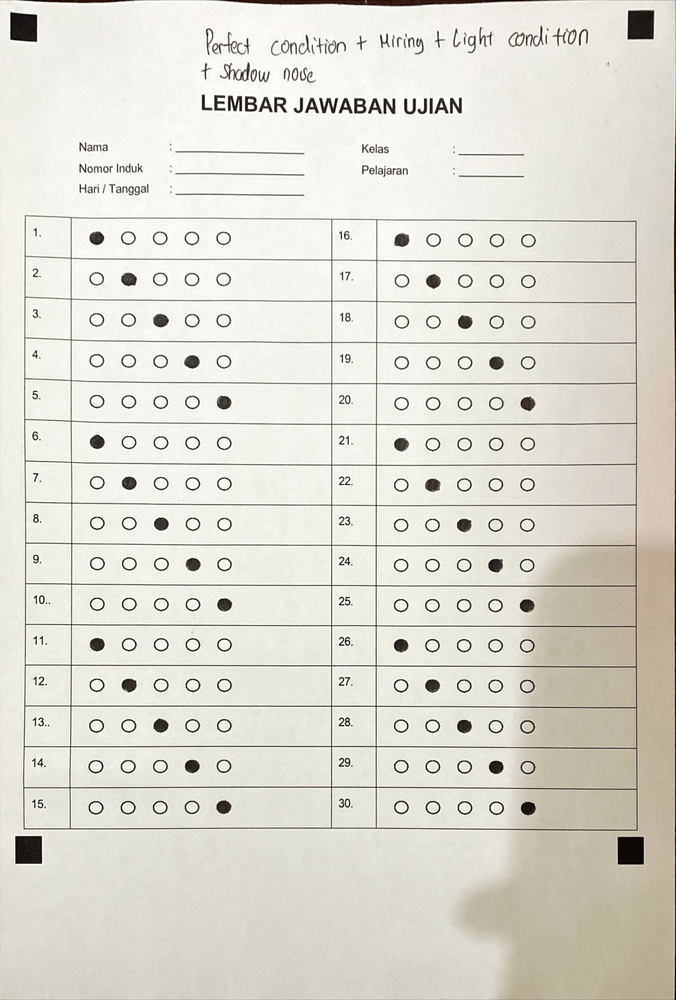
#> input picture sample 2.png, 676 x 1000 px, shrunk from 1353 x 2000 before the run
$ python _diag_zones.py
#> lines starting #> are read from the running program, lines starting #| are printed output that depends on the picture; after the words box and inside, x2 and y2 are one past the last pixel; in counts of white or black regions, pixels touching at a corner belong together
#> further down, img is the input picture: shape (1000, 676, 3); mean B, G, R 210.7, 219.2, 221.8
### omr_core/preprocess.py
import cv2
import numpy as np

def preprocess_for_markers(image):
    # 1. Grayscale
    if len(image.shape) == 3:
        gray = cv2.cvtColor(image, cv2.COLOR_BGR2GRAY)
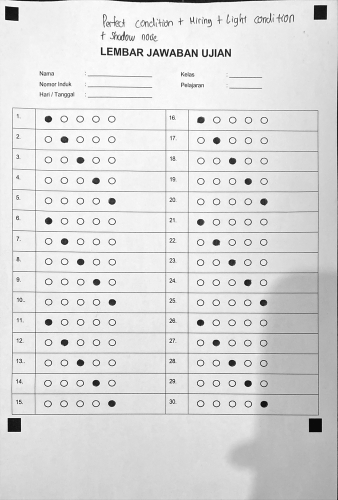
#> gray: shape (1000, 676) (shown at 1/2 size); min 0, max 255, mean 219
    else:
        gray = image.copy()

    # 2. CLAHE — normalize lighting across the image
    clahe = cv2.createCLAHE(clipLimit=2.0, tileGridSize=(8, 8))
    enhanced = clahe.apply(gray)
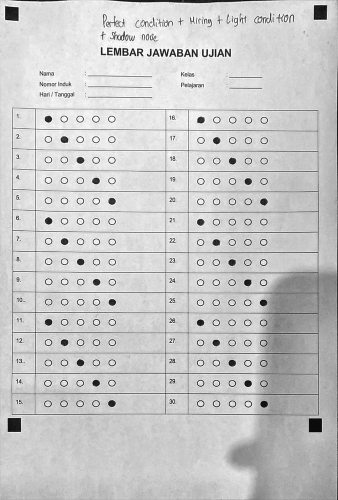
#> enhanced: shape (1000, 676) (shown at 1/2 size); min 1, max 255, mean 200.5

    # 3. Gaussian Blur
    blur = cv2.GaussianBlur(enhanced, (5, 5), 0)

# 4. Adaptive Thresholding
    thresh = cv2.adaptiveThreshold(
        blur,
        255,
        cv2.ADAPTIVE_THRESH_GAUSSIAN_C,
        cv2.THRESH_BINARY_INV,
        75,
        15
    )
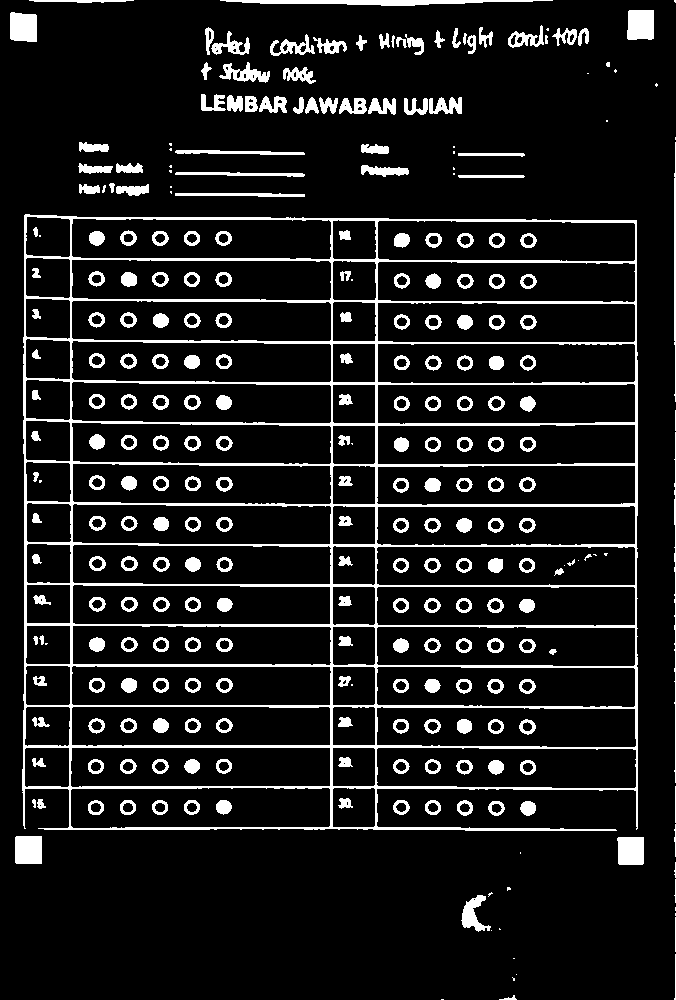
#> thresh: shape (1000, 676); 10.7% white; 289 white regions (40 under 20 px), largest, box (x1, y1, x2, y2) and area: (22, 214, 638, 831) 32699, (220, 0, 553, 6) 1202, (627, 10, 654, 40) 775

    # 5. Morphological Open — remove small noise specks
    kernel_noise = np.ones((3, 3), np.uint8)
    thresh = cv2.morphologyEx(thresh, cv2.MORPH_OPEN, kernel_noise)
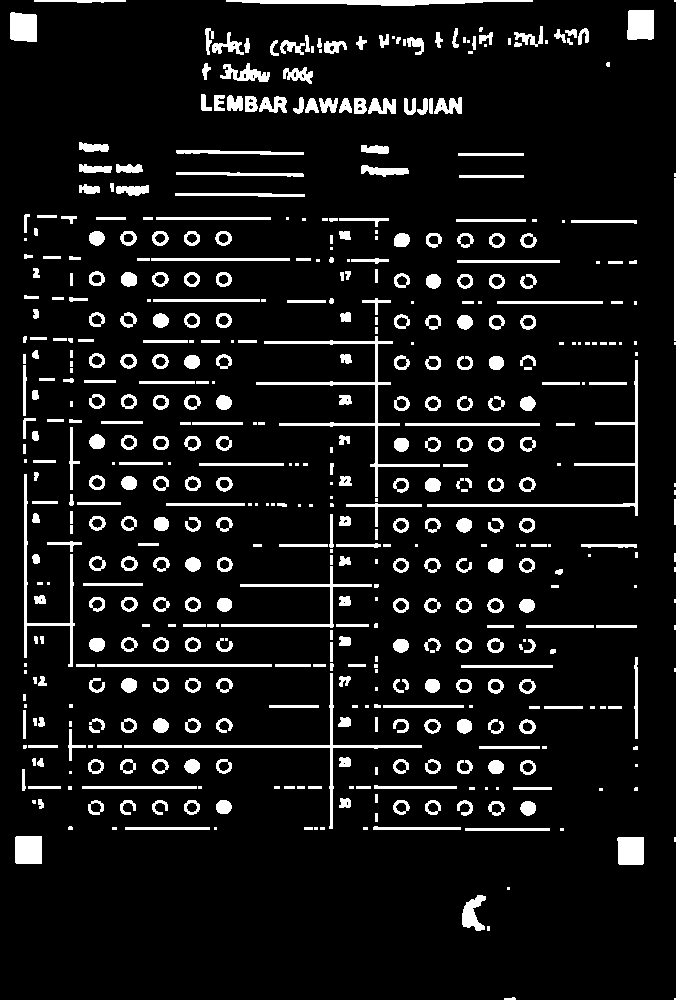
#> thresh: shape (1000, 676); 8.7% white; 534 white regions (131 under 20 px), largest, box (x1, y1, x2, y2) and area: (256, 336, 440, 497) 1832, (427, 360, 638, 516) 1407, (124, 673, 422, 829) 1372

    return thresh

# [25 lines left out: function preprocess_for_answers, not called in this run]

def preprocess_image(image):

    return preprocess_for_markers(image)

### _diag_zones.py
import sys, io
sys.stdout = io.TextIOWrapper(sys.stdout.buffer, encoding='utf-8', errors='replace')
import cv2, numpy as np
from omr_core.preprocess import preprocess_for_markers

img = cv2.imread('sample 2.png')
thresh = preprocess_for_markers(img)
padding = 20
padded = cv2.copyMakeBorder(thresh, padding, padding, padding, padding, cv2.BORDER_CONSTANT, value=0)
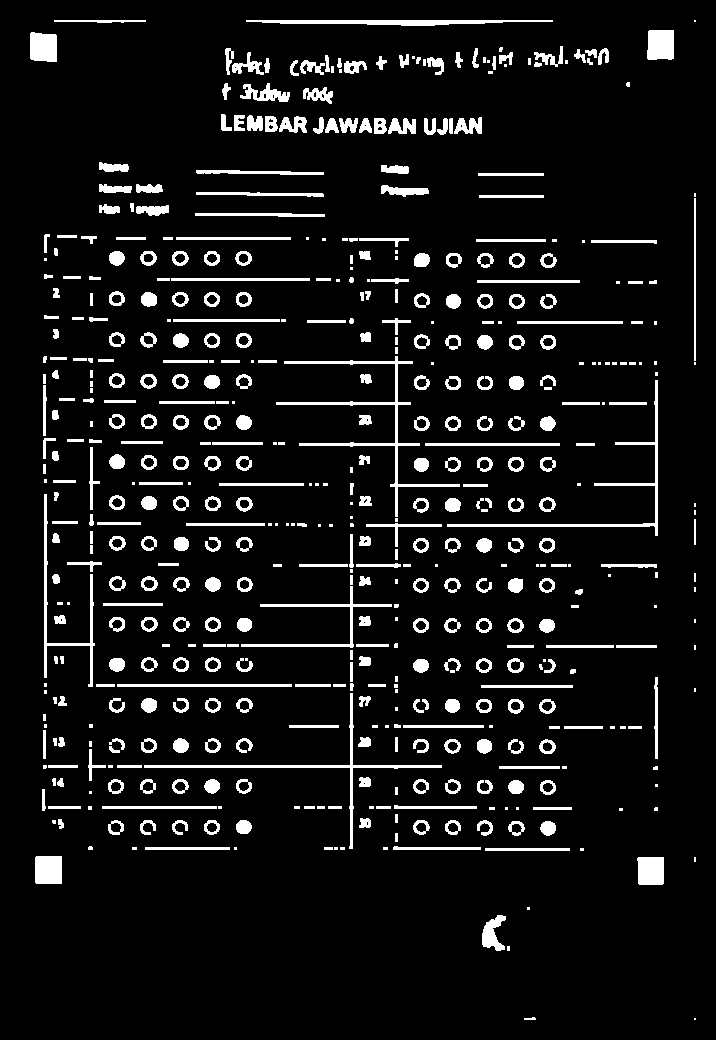
#> padded: shape (1040, 716); 7.9% white; 534 white regions (131 under 20 px)
h_img, w_img = padded.shape[:2]
mid_x, mid_y = w_img // 2, h_img // 2

contours, _ = cv2.findContours(padded, cv2.RETR_LIST, cv2.CHAIN_APPROX_SIMPLE)
#> contours = 652 contours, 199 with area under 20; largest, box (x1, y1, x2, y2) and area: (276, 356, 460, 517) 1234, (447, 380, 658, 536) 944, (144, 693, 442, 849) 920, (246, 20, 553, 26) 868, (647, 30, 674, 60) 721
img_area = h_img * w_img

zones = {'TL': [], 'TR': [], 'BL': [], 'BR': []}
for c in contours:
    area = cv2.contourArea(c)
    if area < 50 or area > (img_area * 0.035):
        continue
    peri = cv2.arcLength(c, True)
    approx = cv2.approxPolyDP(c, 0.05 * peri, True)
    if not (3 <= len(approx) <= 8):
        continue
    x, y, w, h = cv2.boundingRect(approx)
    if h == 0 or w == 0:
        continue
    ar = w / float(h)
    if not (0.4 <= ar <= 2.5):
        continue
    hull = cv2.convexHull(c)
    hull_area = cv2.contourArea(hull)
    if hull_area == 0:
        continue
    sol = area / hull_area
    if sol < 0.7:
        continue
    edge_w = w_img * 0.28
    edge_h = h_img * 0.28
    near_l = x < edge_w
    near_r = (x + w) > (w_img - edge_w)
    near_t = y < edge_h
    near_b = (y + h) > (h_img - edge_h)
    if not ((near_l or near_r) and (near_t or near_b)):
        continue
    M = cv2.moments(c)
    if M['m00'] == 0:
        continue
    cx = int(M['m10'] / M['m00'])
    cy = int(M['m01'] / M['m00'])
    if cx < mid_x and cy < mid_y:
        zone = 'TL'
    elif cx >= mid_x and cy < mid_y:
        zone = 'TR'
    elif cx < mid_x and cy >= mid_y:
        zone = 'BL'
    else:
        zone = 'BR'
    zones[zone].append({'area': area, 'ar': ar, 'sol': sol, 'pos': (x, y), 'approx': approx})
#> this loop made 652 passes
#> (area, peri, approx, x, y, w, h, ar) on passes 7, 8, 25, 28, 36: (677, 103.7, [[638, 857], [638, 883], [662, 884], [663, 857]], 638, 857, 26, 28, 0.929), (701, 104.8, [[36, 856], [35, 882], [61, 883], [61, 856]], 35, 856, 27, 28, 0.964), (91, 36.14, [[110, 824], [119, 823], [120, 831], [113, 832]], 110, 823, 11, 10, 1.1), (165.5, 52.38, [[512, 821], [509, 831], [520, 834], [523, 824]], 509, 821, 15, 14, 1.07), (166, 52.14, [[111, 821], [109, 832], [119, 834], [123, 824]], 109, 821, 15, 14, 1.07)

print('=== ALL CANDIDATES PER ZONE (sample 2.png) ===')
for z in ['TL', 'TR', 'BL', 'BR']:
    candidates = sorted(zones[z], key=lambda c: c['area'], reverse=True)
    print(f'\n{z} ({len(candidates)} candidates):')
    for i, c in enumerate(candidates[:8]):
        tag = ' <-- LARGEST' if i == 0 else ''
        print(f"  area={c['area']:>7.0f}  ar={c['ar']:.2f}  sol={c['sol']:.2f}  pos={c['pos']}{tag}")

$ run again, with IMG_3344.PNG copied over sample 2.png
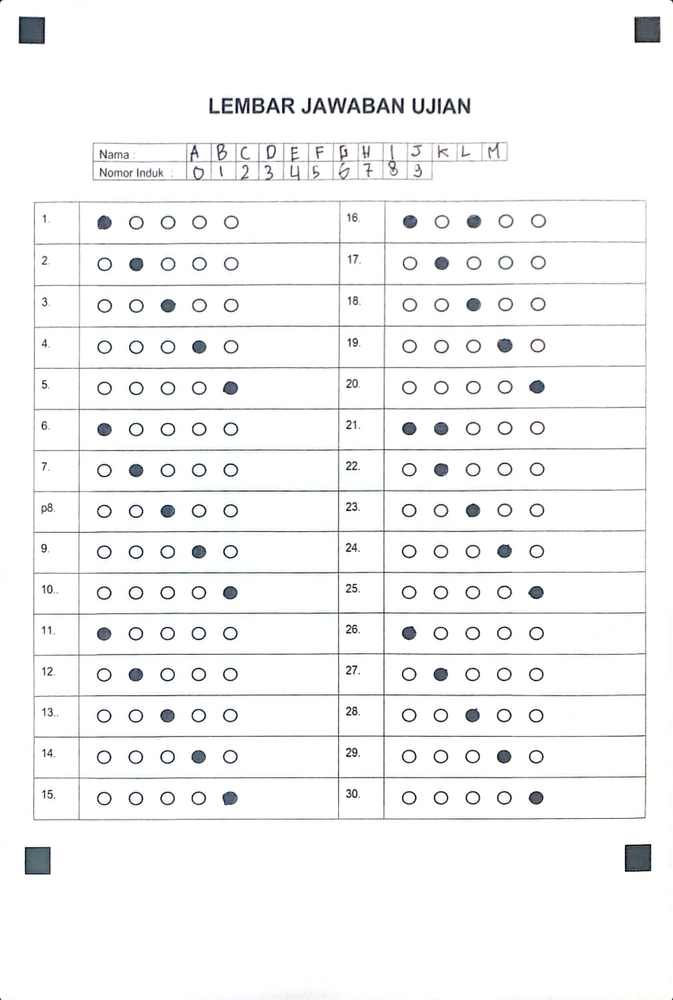
#> input picture IMG_3344.PNG, 673 x 1000 px, shrunk from 828 x 1231 before the run
#> img is the input picture: shape (1000, 673, 3); mean B, G, R 246.3, 246, 245.7
#> in preprocess_for_markers, `thresh = cv2.adaptiveThreshold( blur, 255, cv2.ADAPTIVE_THRESH_GAUSSIA..`:
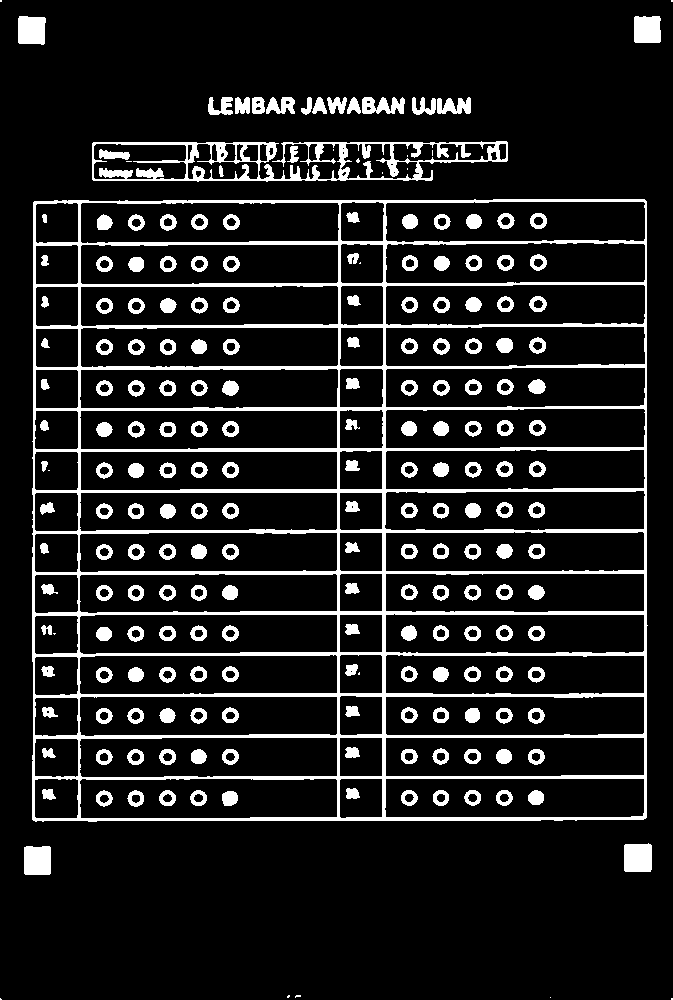
#> thresh: shape (1000, 673); 12.1% white; 218 white regions (18 under 20 px), largest, box (x1, y1, x2, y2) and area: (32, 199, 648, 822) 41926, (92, 141, 508, 182) 5425, (624, 843, 652, 872) 780
#> `padded = cv2.copyMakeBorder(thresh, padding, padding, padding, padding..`:
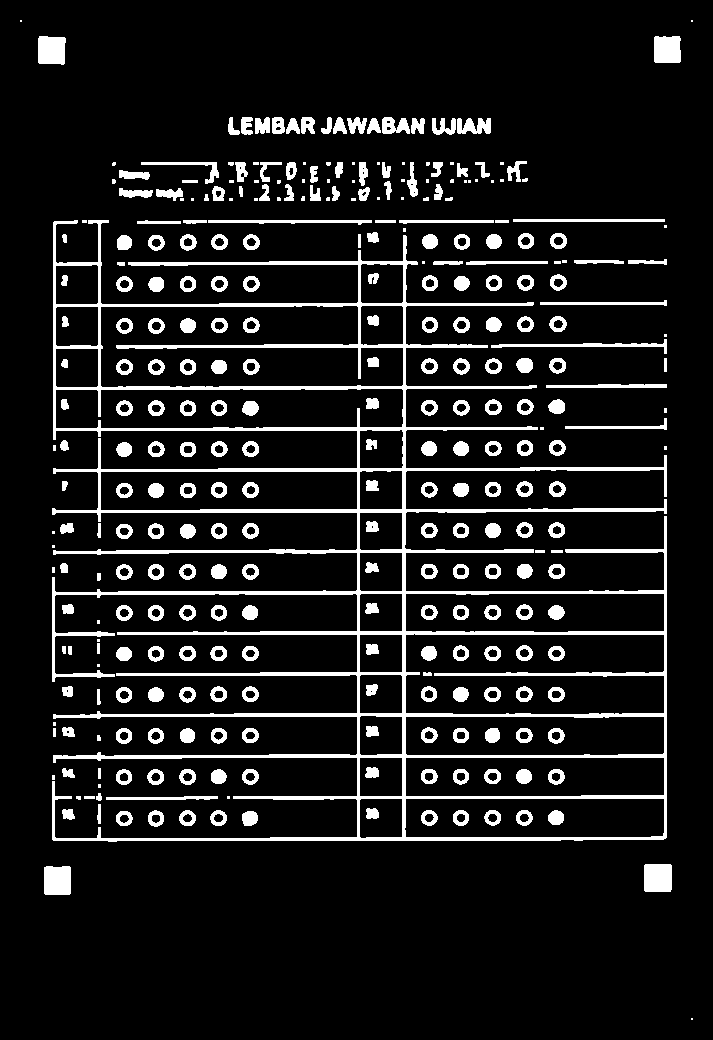
#> padded: shape (1040, 713); 10.5% white; 323 white regions (59 under 20 px)
#> contours = 482 contours, 86 with area under 20; largest, box (x1, y1, x2, y2) and area: (52, 220, 667, 842) 154970, (100, 305, 404, 388) 21768, (405, 633, 665, 715) 20002, (55, 388, 404, 429) 13334, (404, 798, 665, 838) 10084
#> the loop `for c in contours:` made 482 passes
#> (area, peri, approx, x, y, w, h, ar) on passes 2, 3, 22, 42, 43: (716, 106.5, [[44, 867], [44, 893], [69, 894], [70, 867]], 44, 867, 27, 28, 0.964), (726, 105.7, [[645, 864], [644, 890], [670, 891], [671, 865]], 644, 864, 28, 28, 1), (92, 42.14, [[62, 810], [63, 818], [74, 818], [72, 809]], 62, 809, 13, 10, 1.3), (191.5, 52.04, [[551, 770], [549, 781], [560, 783], [563, 772]], 549, 770, 15, 14, 1.07), (171, 48.63, [[521, 769], [516, 778], [526, 783], [531, 774]], 516, 769, 16, 15, 1.07)

$ run again, with IMG_3345.PNG copied over sample 2.png
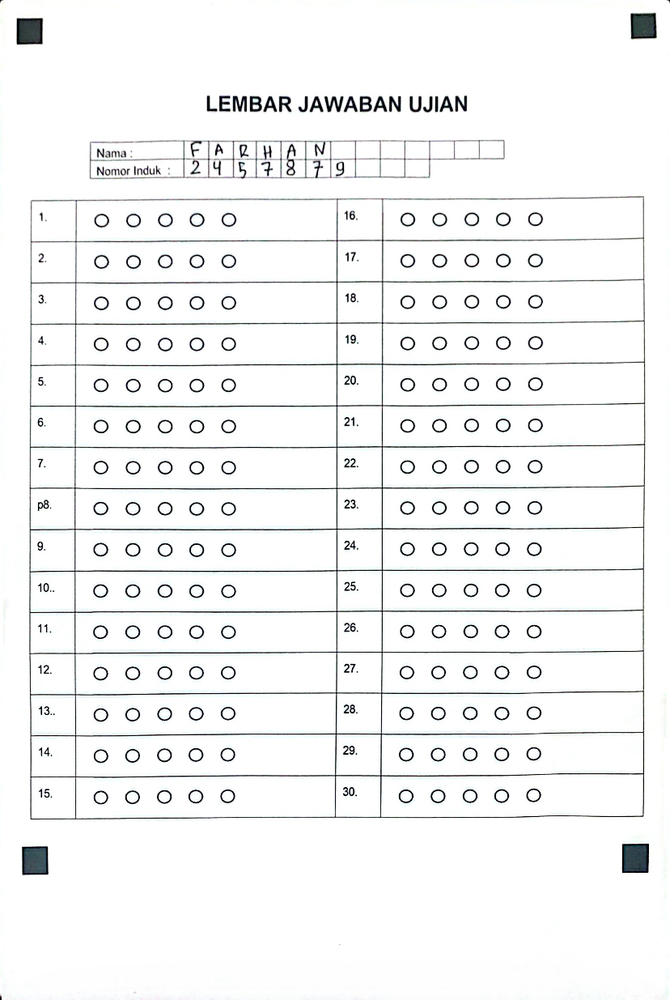
#> input picture IMG_3345.PNG, 670 x 1000 px, shrunk from 828 x 1235 before the run
#> img is the input picture: shape (1000, 670, 3); mean B, G, R 244, 244, 243.3
#> in preprocess_for_markers, `thresh = cv2.adaptiveThreshold( blur, 255, cv2.ADAPTIVE_THRESH_GAUSSIA..`:
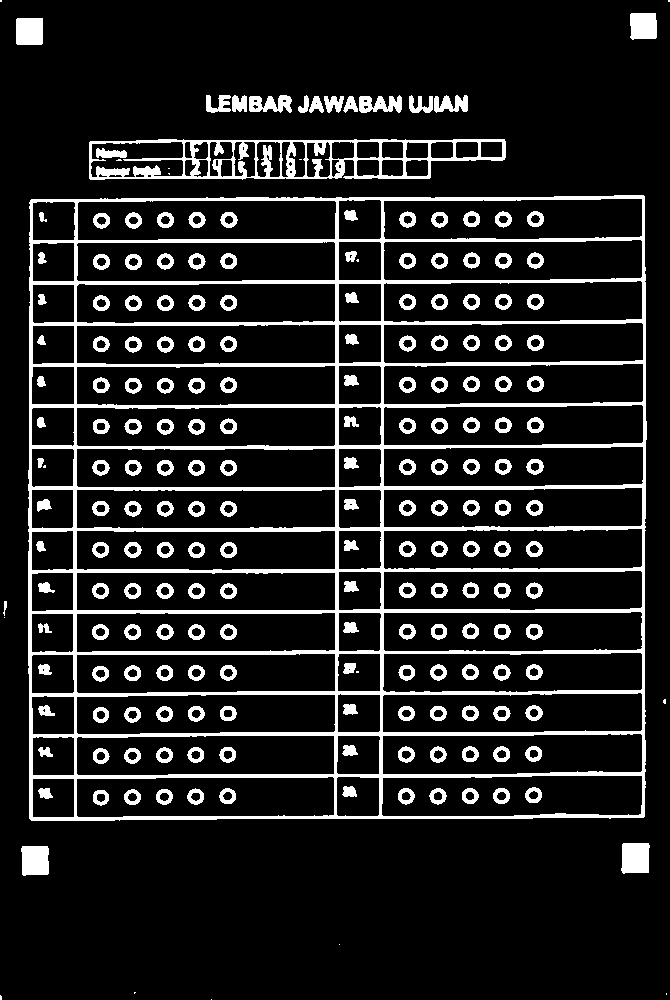
#> thresh: shape (1000, 670); 12.8% white; 214 white regions (16 under 20 px), largest, box (x1, y1, x2, y2) and area: (28, 195, 647, 821) 46806, (89, 139, 506, 180) 5744, (621, 843, 650, 874) 817
#> `padded = cv2.copyMakeBorder(thresh, padding, padding, padding, padding..`:
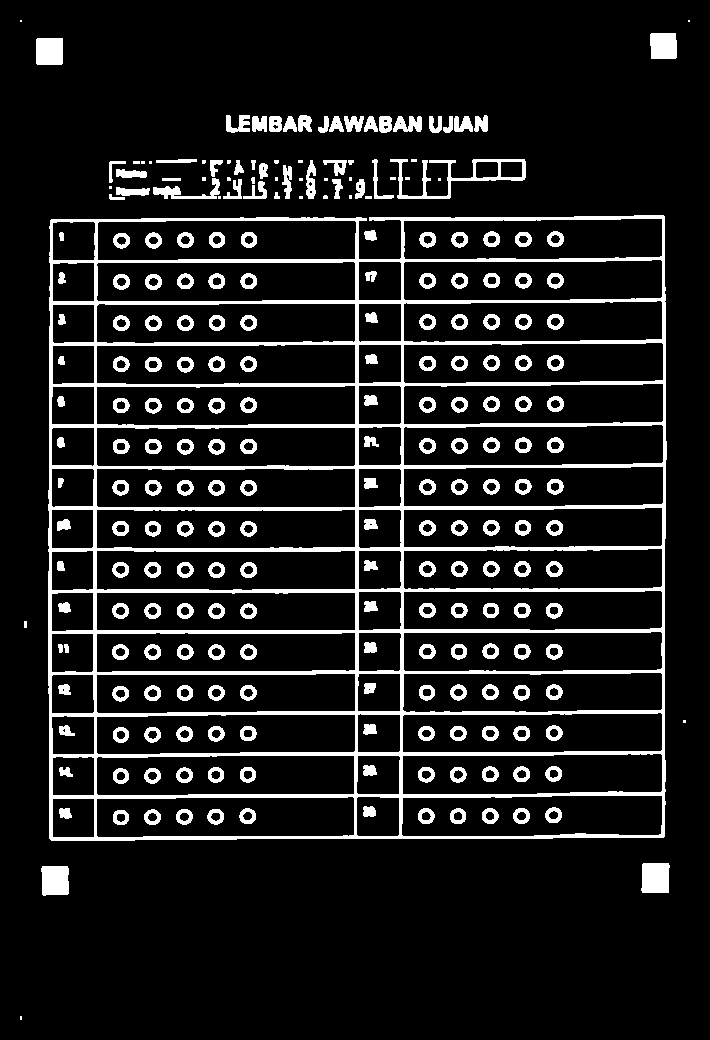
#> padded: shape (1040, 710); 11.4% white; 252 white regions (25 under 20 px)
#> contours = 481 contours, 48 with area under 20; largest, box (x1, y1, x2, y2) and area: (48, 215, 667, 841) 380528, (401, 795, 663, 837) 10202, (97, 220, 357, 261) 10082, (403, 218, 663, 260) 10061, (403, 259, 663, 301) 10037
#> the loop `for c in contours:` made 481 passes
#> (area, peri, approx, x, y, w, h, ar) on passes 2, 3, 16, 18, 23: (727, 109.3, [[42, 866], [42, 894], [67, 894], [67, 866]], 42, 866, 26, 29, 0.897), (759.5, 111.1, [[643, 863], [642, 892], [668, 892], [668, 863]], 642, 863, 27, 30, 0.9), (194, 52.63, [[181, 809], [176, 819], [186, 824], [192, 814]], 176, 809, 17, 16, 1.06), (199, 52.63, [[518, 808], [513, 818], [524, 823], [529, 813]], 513, 808, 17, 16, 1.06), (94, 42.14, [[59, 809], [60, 817], [71, 817], [69, 808]], 59, 808, 13, 10, 1.3)
